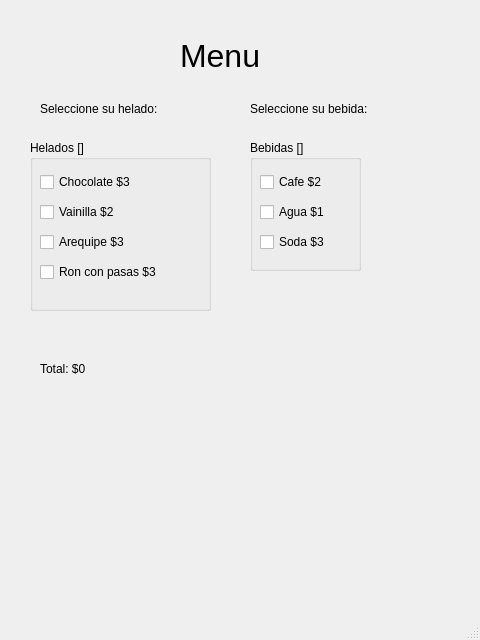
<?xml version="1.0" encoding="UTF-8"?>
<ui version="4.0">
 <class>Heladeria</class>
 <widget class="QMainWindow" name="Heladeria">
  <property name="geometry">
   <rect>
    <x>0</x>
    <y>0</y>
    <width>480</width>
    <height>640</height>
   </rect>
  </property>
  <property name="windowTitle">
   <string>Heladeria</string>
  </property>
  <widget class="QWidget" name="wdg_principal">
   <widget class="QLabel" name="lbl_titulo">
    <property name="geometry">
     <rect>
      <x>180</x>
      <y>30</y>
      <width>121</width>
      <height>51</height>
     </rect>
    </property>
    <property name="font">
     <font>
      <pointsize>24</pointsize>
     </font>
    </property>
    <property name="text">
     <string>Menu</string>
    </property>
   </widget>
   <widget class="QLabel" name="lbl_seleccion_helado">
    <property name="geometry">
     <rect>
      <x>40</x>
      <y>100</y>
      <width>171</width>
      <height>18</height>
     </rect>
    </property>
    <property name="text">
     <string>Seleccione su helado:</string>
    </property>
   </widget>
   <widget class="QLabel" name="lbl_seleccion_bebida">
    <property name="geometry">
     <rect>
      <x>250</x>
      <y>100</y>
      <width>171</width>
      <height>18</height>
     </rect>
    </property>
    <property name="text">
     <string>Seleccione su bebida:</string>
    </property>
   </widget>
   <widget class="QGroupBox" name="gbx_helados">
    <property name="geometry">
     <rect>
      <x>30</x>
      <y>140</y>
      <width>181</width>
      <height>171</height>
     </rect>
    </property>
    <property name="title">
     <string>Helados []</string>
    </property>
    <widget class="QCheckBox" name="chk_chocolate">
     <property name="geometry">
      <rect>
       <x>10</x>
       <y>30</y>
       <width>131</width>
       <height>24</height>
      </rect>
     </property>
     <property name="text">
      <string>Chocolate $3</string>
     </property>
    </widget>
    <widget class="QCheckBox" name="chk_vainilla">
     <property name="geometry">
      <rect>
       <x>10</x>
       <y>60</y>
       <width>99</width>
       <height>24</height>
      </rect>
     </property>
     <property name="text">
      <string>Vainilla $2</string>
     </property>
    </widget>
    <widget class="QCheckBox" name="chk_arequipe">
     <property name="geometry">
      <rect>
       <x>10</x>
       <y>90</y>
       <width>151</width>
       <height>24</height>
      </rect>
     </property>
     <property name="text">
      <string>Arequipe $3</string>
     </property>
    </widget>
    <widget class="QCheckBox" name="chk_ron_pasas">
     <property name="geometry">
      <rect>
       <x>10</x>
       <y>120</y>
       <width>161</width>
       <height>24</height>
      </rect>
     </property>
     <property name="text">
      <string>Ron con pasas $3</string>
     </property>
    </widget>
   </widget>
   <widget class="QGroupBox" name="gbx_bebida">
    <property name="geometry">
     <rect>
      <x>250</x>
      <y>140</y>
      <width>111</width>
      <height>131</height>
     </rect>
    </property>
    <property name="title">
     <string>Bebidas []</string>
    </property>
    <widget class="QCheckBox" name="chk_cafe">
     <property name="geometry">
      <rect>
       <x>10</x>
       <y>30</y>
       <width>99</width>
       <height>24</height>
      </rect>
     </property>
     <property name="text">
      <string>Cafe $2</string>
     </property>
    </widget>
    <widget class="QCheckBox" name="chk_agua">
     <property name="geometry">
      <rect>
       <x>10</x>
       <y>60</y>
       <width>99</width>
       <height>24</height>
      </rect>
     </property>
     <property name="text">
      <string>Agua $1</string>
     </property>
    </widget>
    <widget class="QCheckBox" name="chk_soda">
     <property name="geometry">
      <rect>
       <x>10</x>
       <y>90</y>
       <width>99</width>
       <height>24</height>
      </rect>
     </property>
     <property name="text">
      <string>Soda $3</string>
     </property>
    </widget>
   </widget>
   <widget class="QLabel" name="lbl_total">
    <property name="geometry">
     <rect>
      <x>40</x>
      <y>360</y>
      <width>131</width>
      <height>18</height>
     </rect>
    </property>
    <property name="text">
     <string>Total: $0</string>
    </property>
   </widget>
  </widget>
  <widget class="QMenuBar" name="mbr_principal">
   <property name="geometry">
    <rect>
     <x>0</x>
     <y>0</y>
     <width>480</width>
     <height>23</height>
    </rect>
   </property>
  </widget>
  <widget class="QStatusBar" name="stt_principal"/>
 </widget>
 <resources/>
 <connections/>
</ui>
